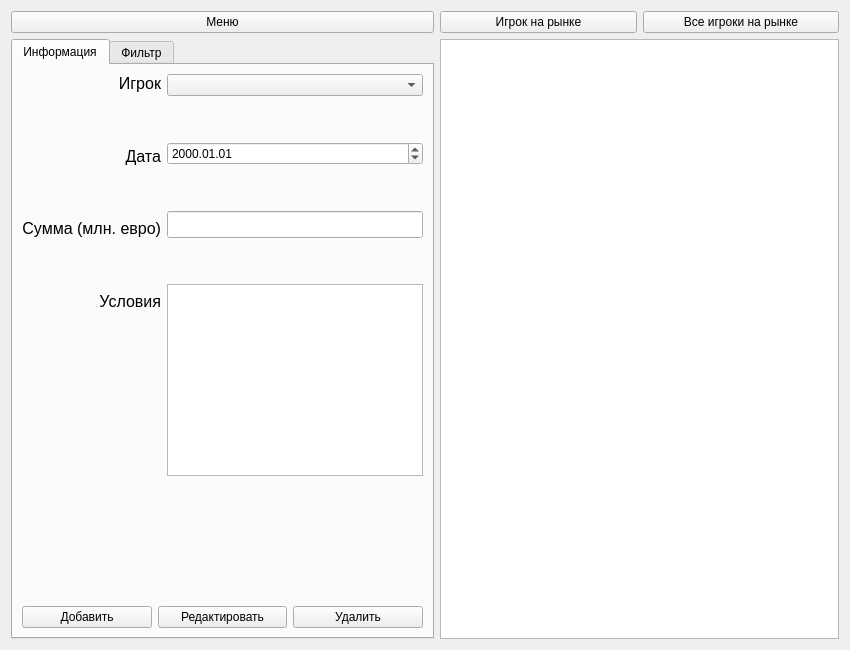
<?xml version="1.0" encoding="UTF-8"?>
<ui version="4.0">
 <class>Transfers</class>
 <widget class="QWidget" name="Transfers">
  <property name="geometry">
   <rect>
    <x>0</x>
    <y>0</y>
    <width>850</width>
    <height>650</height>
   </rect>
  </property>
  <property name="windowTitle">
   <string>Трансферы</string>
  </property>
  <layout class="QGridLayout" name="gridLayout">
   <item row="0" column="0">
    <widget class="QPushButton" name="btn_Exit">
     <property name="text">
      <string>Меню</string>
     </property>
    </widget>
   </item>
   <item row="0" column="1">
    <layout class="QHBoxLayout" name="horizontalLayout_4">
     <item>
      <widget class="QPushButton" name="btn_PlayerOnMarket">
       <property name="text">
        <string>Игрок на рынке</string>
       </property>
       <property name="checkable">
        <bool>false</bool>
       </property>
      </widget>
     </item>
     <item>
      <widget class="QPushButton" name="btn_AllOnMarket">
       <property name="text">
        <string>Все игроки на рынке</string>
       </property>
       <property name="checkable">
        <bool>false</bool>
       </property>
      </widget>
     </item>
    </layout>
   </item>
   <item row="1" column="0">
    <widget class="QTabWidget" name="tabWidget">
     <property name="currentIndex">
      <number>0</number>
     </property>
     <widget class="QWidget" name="tab1">
      <attribute name="title">
       <string>Информация</string>
      </attribute>
      <layout class="QGridLayout" name="gridLayout_2">
       <item row="0" column="0">
        <layout class="QVBoxLayout" name="verticalLayout_3">
         <item>
          <layout class="QHBoxLayout" name="horizontalLayout_2">
           <item>
            <layout class="QVBoxLayout" name="verticalLayout_2">
             <item>
              <widget class="QLabel" name="lb_Player">
               <property name="font">
                <font>
                 <pointsize>12</pointsize>
                </font>
               </property>
               <property name="text">
                <string>Игрок</string>
               </property>
               <property name="alignment">
                <set>Qt::AlignRight|Qt::AlignTrailing|Qt::AlignVCenter</set>
               </property>
              </widget>
             </item>
             <item>
              <spacer name="verticalSpacer_2">
               <property name="orientation">
                <enum>Qt::Vertical</enum>
               </property>
               <property name="sizeHint" stdset="0">
                <size>
                 <width>20</width>
                 <height>40</height>
                </size>
               </property>
              </spacer>
             </item>
             <item>
              <widget class="QLabel" name="lb_Date">
               <property name="font">
                <font>
                 <pointsize>12</pointsize>
                </font>
               </property>
               <property name="text">
                <string>Дата</string>
               </property>
               <property name="alignment">
                <set>Qt::AlignRight|Qt::AlignTrailing|Qt::AlignVCenter</set>
               </property>
              </widget>
             </item>
             <item>
              <spacer name="verticalSpacer_7">
               <property name="orientation">
                <enum>Qt::Vertical</enum>
               </property>
               <property name="sizeHint" stdset="0">
                <size>
                 <width>20</width>
                 <height>40</height>
                </size>
               </property>
              </spacer>
             </item>
             <item>
              <widget class="QLabel" name="lb_Money">
               <property name="font">
                <font>
                 <pointsize>12</pointsize>
                </font>
               </property>
               <property name="text">
                <string>Сумма (млн. евро)</string>
               </property>
               <property name="alignment">
                <set>Qt::AlignRight|Qt::AlignTrailing|Qt::AlignVCenter</set>
               </property>
              </widget>
             </item>
             <item>
              <spacer name="verticalSpacer_9">
               <property name="orientation">
                <enum>Qt::Vertical</enum>
               </property>
               <property name="sizeHint" stdset="0">
                <size>
                 <width>20</width>
                 <height>40</height>
                </size>
               </property>
              </spacer>
             </item>
             <item>
              <widget class="QLabel" name="lb_Terms">
               <property name="font">
                <font>
                 <pointsize>12</pointsize>
                </font>
               </property>
               <property name="text">
                <string>Условия</string>
               </property>
               <property name="alignment">
                <set>Qt::AlignRight|Qt::AlignTrailing|Qt::AlignVCenter</set>
               </property>
              </widget>
             </item>
             <item>
              <spacer name="verticalSpacer_3">
               <property name="orientation">
                <enum>Qt::Vertical</enum>
               </property>
               <property name="sizeType">
                <enum>QSizePolicy::Fixed</enum>
               </property>
               <property name="sizeHint" stdset="0">
                <size>
                 <width>20</width>
                 <height>165</height>
                </size>
               </property>
              </spacer>
             </item>
            </layout>
           </item>
           <item>
            <layout class="QVBoxLayout" name="verticalLayout">
             <item>
              <widget class="QComboBox" name="cb_Player"/>
             </item>
             <item>
              <spacer name="verticalSpacer_13">
               <property name="orientation">
                <enum>Qt::Vertical</enum>
               </property>
               <property name="sizeHint" stdset="0">
                <size>
                 <width>20</width>
                 <height>40</height>
                </size>
               </property>
              </spacer>
             </item>
             <item>
              <widget class="QDateEdit" name="de_Date">
               <property name="displayFormat">
                <string>yyyy.MM.dd</string>
               </property>
              </widget>
             </item>
             <item>
              <spacer name="verticalSpacer_17">
               <property name="orientation">
                <enum>Qt::Vertical</enum>
               </property>
               <property name="sizeHint" stdset="0">
                <size>
                 <width>20</width>
                 <height>40</height>
                </size>
               </property>
              </spacer>
             </item>
             <item>
              <widget class="QLineEdit" name="le_Money">
               <property name="font">
                <font>
                 <pointsize>12</pointsize>
                </font>
               </property>
              </widget>
             </item>
             <item>
              <spacer name="verticalSpacer_19">
               <property name="orientation">
                <enum>Qt::Vertical</enum>
               </property>
               <property name="sizeHint" stdset="0">
                <size>
                 <width>20</width>
                 <height>40</height>
                </size>
               </property>
              </spacer>
             </item>
             <item>
              <widget class="QTextEdit" name="te_Terms"/>
             </item>
            </layout>
           </item>
          </layout>
         </item>
         <item>
          <spacer name="verticalSpacer">
           <property name="orientation">
            <enum>Qt::Vertical</enum>
           </property>
           <property name="sizeHint" stdset="0">
            <size>
             <width>20</width>
             <height>40</height>
            </size>
           </property>
          </spacer>
         </item>
         <item>
          <layout class="QHBoxLayout" name="horizontalLayout">
           <item>
            <widget class="QPushButton" name="btn_Add">
             <property name="text">
              <string>Добавить</string>
             </property>
            </widget>
           </item>
           <item>
            <widget class="QPushButton" name="btn_Edit">
             <property name="text">
              <string>Редактировать</string>
             </property>
            </widget>
           </item>
           <item>
            <widget class="QPushButton" name="btn_Delete">
             <property name="text">
              <string>Удалить</string>
             </property>
            </widget>
           </item>
          </layout>
         </item>
        </layout>
       </item>
      </layout>
     </widget>
     <widget class="QWidget" name="tab2">
      <attribute name="title">
       <string>Фильтр</string>
      </attribute>
      <layout class="QGridLayout" name="gridLayout_3">
       <item row="0" column="0">
        <layout class="QVBoxLayout" name="verticalLayout_6">
         <item>
          <spacer name="verticalSpacer_4">
           <property name="orientation">
            <enum>Qt::Vertical</enum>
           </property>
           <property name="sizeHint" stdset="0">
            <size>
             <width>20</width>
             <height>40</height>
            </size>
           </property>
          </spacer>
         </item>
         <item>
          <layout class="QHBoxLayout" name="horizontalLayout_3">
           <item>
            <layout class="QVBoxLayout" name="verticalLayout_5">
             <item>
              <widget class="QLabel" name="lb_Surname_Filter">
               <property name="font">
                <font>
                 <pointsize>14</pointsize>
                </font>
               </property>
               <property name="text">
                <string>Фамилия</string>
               </property>
               <property name="alignment">
                <set>Qt::AlignRight|Qt::AlignTrailing|Qt::AlignVCenter</set>
               </property>
              </widget>
             </item>
            </layout>
           </item>
           <item>
            <layout class="QVBoxLayout" name="verticalLayout_4">
             <item>
              <widget class="QLineEdit" name="le_Surname_Filter">
               <property name="font">
                <font>
                 <pointsize>12</pointsize>
                </font>
               </property>
               <property name="text">
                <string/>
               </property>
              </widget>
             </item>
            </layout>
           </item>
          </layout>
         </item>
         <item>
          <spacer name="verticalSpacer_27">
           <property name="orientation">
            <enum>Qt::Vertical</enum>
           </property>
           <property name="sizeHint" stdset="0">
            <size>
             <width>20</width>
             <height>40</height>
            </size>
           </property>
          </spacer>
         </item>
        </layout>
       </item>
      </layout>
     </widget>
    </widget>
   </item>
   <item row="1" column="1">
    <widget class="QTableWidget" name="tw_Transfers"/>
   </item>
  </layout>
 </widget>
 <resources/>
 <connections/>
</ui>
